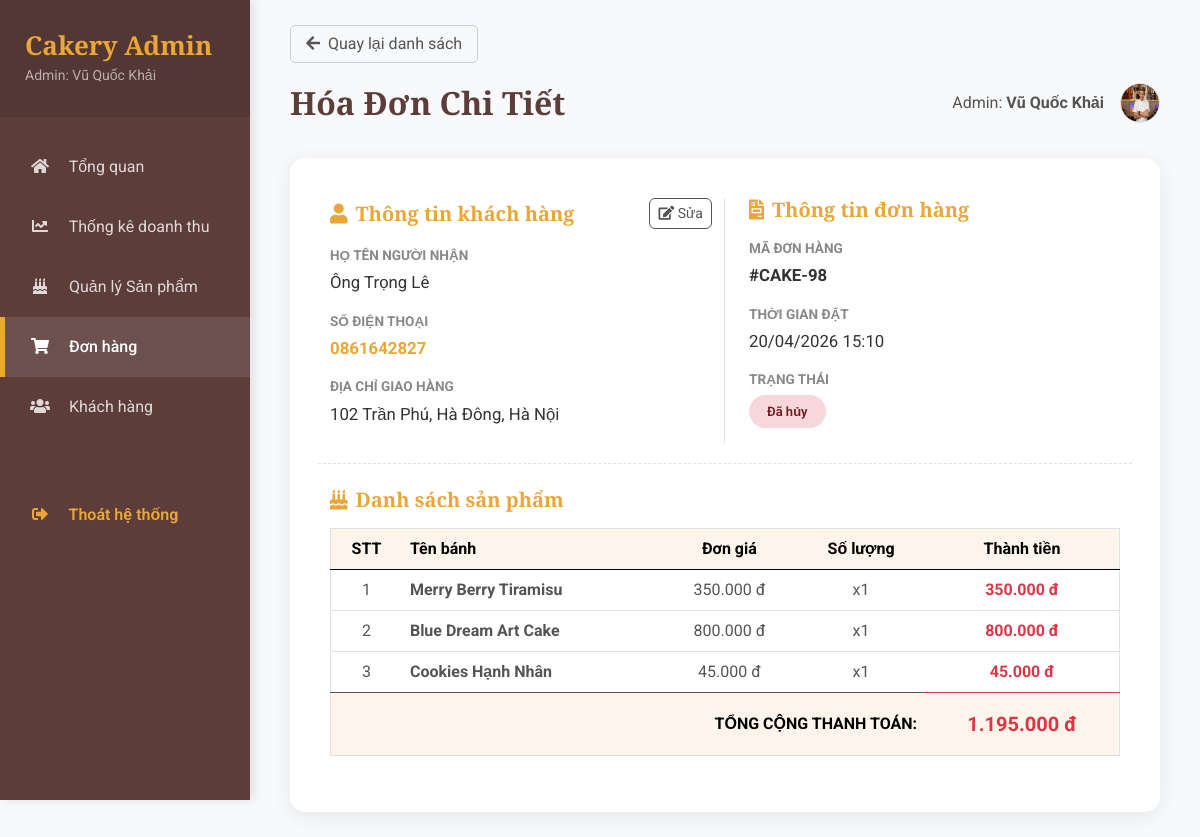
/AdView/admin_order_detail.php?id=98 (signed in), run on the app's committed database.
### tables this page shows
CREATE TABLE `order` (
  `OrderID` int(11) NOT NULL,
  `OrderDate` datetime DEFAULT current_timestamp(),
  `CustomerName` varchar(255) NOT NULL,
  `CustomerPhone` varchar(20) NOT NULL,
  `TotalAmount` decimal(10,2) NOT NULL,
  `Status` varchar(50) DEFAULT 'Pending',
  `Address` text DEFAULT NULL,
  `Note` text DEFAULT NULL,
  `AdminID` int(11) DEFAULT NULL
);

CREATE TABLE `orderdetail` (
  `DetailID` int(11) NOT NULL,
  `OrderID` int(11) NOT NULL,
  `ProductID` int(11) NOT NULL,
  `Quantity` int(11) NOT NULL DEFAULT 1,
  `PriceAtOrder` decimal(10,2) NOT NULL
);

CREATE TABLE `product` (
  `ProductID` int(11) NOT NULL,
  `ProductName` varchar(255) NOT NULL,
  `Description` text DEFAULT NULL,
  `Image` varchar(255) DEFAULT NULL,
  `Price` decimal(10,2) NOT NULL,
  `CategoryID` int(11) DEFAULT NULL
);

### AdView/admin_order_detail.php (the view, shortened to what this page needs)
<?php
    require_once '../db_connect.php';
    $order_id = isset($_GET['id']) ? (int)$_GET['id'] : 0;
    $sql_order = "SELECT * FROM `Order` WHERE OrderID = $order_id";
    $result_order = $conn->query($sql_order);
    $order = $result_order->fetch_assoc();
?>
<!DOCTYPE html>
<html lang="vi">
<head>
    <link href="https://cdnjs.cloudflare.com/ajax/libs/font-awesome/5.10.0/css/all.min.css" rel="stylesheet">
    <link href="../css/bootstrap.min.css" rel="stylesheet">
</head>
<body>
    <?php include 'sidebar.php'; ?>
    <div id="content">
        <a href="admin_orders.php" class="btn-back"><i class="fa fa-arrow-left me-2"></i>Quay lại danh sách</a>
        <div class="admin-header">
            <h2 class="fw-bold mb-0" style="color: var(--primary-color); font-family: 'Playfair Display', serif;">Hóa Đơn Chi Tiết</h2>
            <div class="user-info d-flex align-items-center">
                <span class="me-3">Admin: <strong><?php echo $_SESSION['user_admin']; ?></strong></span>
                <img src="../img/team-1.jpg" class="rounded-circle border" width="40" height="40">
            </div>
        </div>
        <div class="invoice-container">
            <div class="row info-section">
                <div class="col-md-6 border-end position-relative">
                    <div class="d-flex justify-content-between align-items-center mb-3">
                        <h5 class="text-primary fw-bold mb-0"><i class="fa fa-user me-2"></i>Thông tin khách hàng</h5>
                        <button type="button" class="btn btn-sm btn-outline-secondary" data-bs-toggle="modal" data-bs-target="#editInfoModal">
                            <i class="fa fa-edit"></i> Sửa
                        </button>
                    </div>
                    <div class="label-text">Họ tên người nhận</div>
                    <div class="value-text"><?php echo htmlspecialchars($order['CustomerName']); ?></div>
                    <div class="label-text">Số điện thoại</div>
                    <div class="value-text text-primary fw-bold"><?php echo htmlspecialchars($order['CustomerPhone']); ?></div>
                    <div class="label-text">Địa chỉ giao hàng</div>
                    <div class="value-text"><?php echo htmlspecialchars($order['Address']); ?></div>
                </div>
                <div class="col-md-6 ps-md-4">
                    <h5 class="text-primary fw-bold mb-3"><i class="fa fa-file-invoice me-2"></i>Thông tin đơn hàng</h5>
                    <div class="label-text">Mã đơn hàng</div>
                    <div class="value-text fw-bold">#CAKE-<?php echo $order_id; ?></div>
                    <div class="label-text">Thời gian đặt</div>
                    <div class="value-text"><?php echo date('d/m/Y H:i', strtotime($order['OrderDate'])); ?></div>
                    <div class="label-text">Trạng thái</div>
                    <div class="value-text">
                        <?php
                            $st = $order['Status'];
                            $cl = 'status-pending'; $txt = 'Chờ xử lý';
                            if($st == 'Completed') { $cl = 'status-completed'; $txt = 'Hoàn thành'; }
                            elseif($st == 'Cancelled') { $cl = 'status-cancelled'; $txt = 'Đã hủy'; }
                            elseif($st == 'Processing') { $cl = 'status-processing'; $txt = 'Đang xử lý'; }
                        ?>
                        <span class="badge-status <?php echo $cl; ?>"><?php echo $txt; ?></span>
                    </div>
                </div>
            </div>
            <div class="mt-4">
                <h5 class="text-primary fw-bold mb-3"><i class="fa fa-birthday-cake me-2"></i>Danh sách sản phẩm</h5>
                <div class="table-responsive">
                    <table class="table table-hover align-middle text-center border">
                        <thead class="table-light">
                            <tr>
                                <th>STT</th>
                                <th class="text-start">Tên bánh</th>
                                <th>Đơn giá</th>
                                <th>Số lượng</th>
                                <th>Thành tiền</th>
                            </tr>
                        </thead>
                        <tbody>
                            <?php
                            $sql_items = "SELECT od.*, p.ProductName
                                          FROM OrderDetail od
                                          JOIN Product p ON od.ProductID = p.ProductID
                                          WHERE od.OrderID = $order_id";
                            $result_items = $conn->query($sql_items);
                            $stt = 1;
                            while ($item = $result_items->fetch_assoc()) {
                                $subtotal = $item['PriceAtOrder'] * $item['Quantity'];
                            ?>
                                <tr>
                                    <td><?php echo $stt++; ?></td>
                                    <td class="text-start fw-bold"><?php echo htmlspecialchars($item['ProductName']); ?></td>
                                    <td><?php echo number_format($item['PriceAtOrder'], 0, ',', '.'); ?> đ</td>
                                    <td>x<?php echo $item['Quantity']; ?></td>
                                    <td class="fw-bold text-danger"><?php echo number_format($subtotal, 0, ',', '.'); ?> đ</td>
                                </tr>
                            <?php } ?>
                        </tbody>
                        <tfoot class="table-light">
                            <tr>
                                <td colspan="4" class="text-end fw-bold py-3">TỔNG CỘNG THANH TOÁN:</td>
                                <td class="text-danger fw-bold fs-5 py-3"><?php echo number_format($order['TotalAmount'], 0, ',', '.'); ?> đ</td>
                            </tr>
                        </tfoot>
                    </table>
                </div>
            </div>
        </div>
    </div>
</body>
</html>

### AdView/admin_order_detail.php (style rules this page uses)
:root { --primary-color: #5c3d3a; --secondary-color: #EAA636; --sidebar-width: 250px; }
body { background-color: #f8f9fa; font-family: 'Roboto', sans-serif; margin: 0; overflow-x: hidden; }
#content { margin-left: var(--sidebar-width); width: calc(100% - var(--sidebar-width)); padding: 25px 40px; min-height: 100vh; box-sizing: border-box; }
.admin-header { display: flex; justify-content: space-between; align-items: center; margin-bottom: 35px; }
.invoice-container { background: #fff; border-radius: 15px; padding: 40px; box-shadow: 0 4px 20px rgba(0,0,0,0.08); }
.info-section { border-bottom: 1px dashed #dee2e6; padding-bottom: 20px; margin-bottom: 20px; }
.label-text { font-size: 0.85rem; text-transform: uppercase; color: #888; font-weight: bold; margin-bottom: 5px; }
.value-text { font-size: 1.05rem; color: #333; margin-bottom: 15px; }
.badge-status { padding: 7px 18px; border-radius: 50px; font-weight: 600; font-size: 13px; display: inline-block; }
.status-cancelled { background-color: #f8d7da; color: #721c24; }
.btn-back { background-color: transparent; border: 1px solid #ccc; color: #555; padding: 6px 15px; border-radius: 5px; text-decoration: none; display: inline-block; margin-bottom: 20px; transition: 0.2s; }

### data on the page
order: CustomerName "Ông Trọng Lê", CustomerPhone "0861642827", Address "102 Trần Phú, Hà Đông, Hà Nội", OrderDate "20/04/2026 15:10", Status "Đã hủy", TotalAmount "1.195.000"
orderdetail: ProductID.ProductName "Merry Berry Tiramisu", PriceAtOrder "350.000", Quantity "1", subtotal "350.000"
orderdetail: ProductID.ProductName "Blue Dream Art Cake", PriceAtOrder "800.000", Quantity "1", subtotal "800.000"
orderdetail: ProductID.ProductName "Cookies Hạnh Nhân", PriceAtOrder "45.000", Quantity "1", subtotal "45.000"

### other printed values
$_SESSION['user_admin'] "Vũ Quốc Khải"
$order_id "98"
